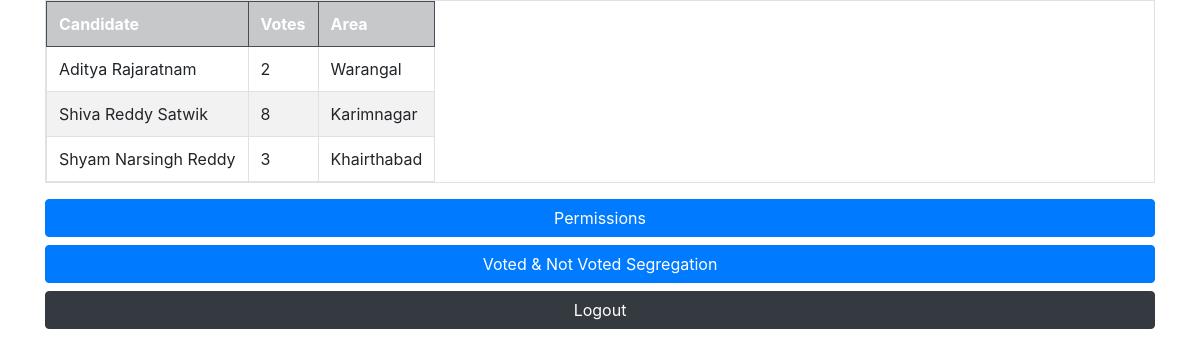
/analytics/, run on an earlier commit of the app's database.
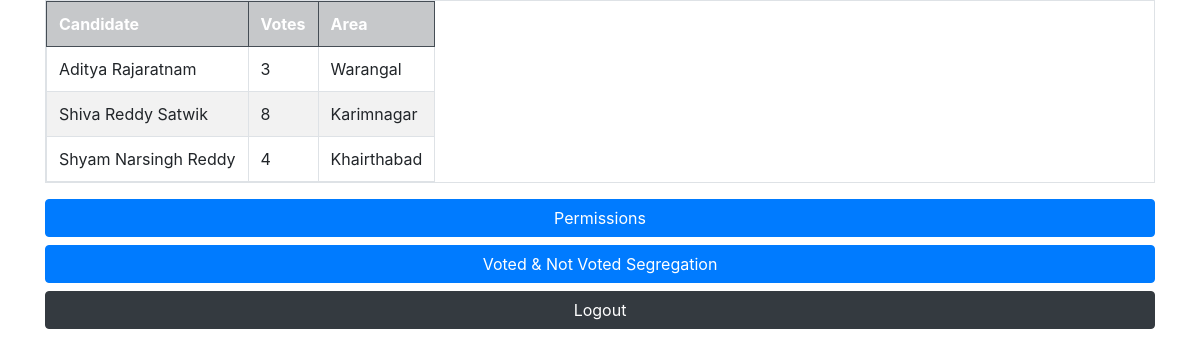
And on a later commit of the database.
### voter/models.py (models this page shows, shortened)
class Candidate(models.Model):
    candidate_name = models.CharField(max_length=50)
    votes          = models.IntegerField()
    area           = models.ForeignKey(Area, on_delete=models.PROTECT)

class Area(models.Model):
    area = models.CharField(max_length=20)
    area_id = models.IntegerField()
    def __str__(self) -> str:
        return self.area

### voter/views.py (the view)
# urls.py: path('analytics/', views.admin_analytics, name="admin-analytics"),
def admin_analytics(request):
    candidates = Candidate.objects.all()
    context = {
        'candidates': candidates
    }
    return render(request, 'admin-analytics.html', context)

### templates/admin-analytics.html
{% include 'base.html' %}
<center class="container">
    <table class="table table-striped table-hover table-bordered table-responsive">
        <tr class="table-dark">
          <th>Candidate</th>
          <th>Votes</th>
          <th>Area</th>
        </tr>
        {% for candidate in candidates %}
            <tr>
                <td>{{candidate.candidate_name}}</td>
                <td>{{candidate.votes}}</td>
                <td>{{candidate.area}}</td>
            </tr>
        {% endfor %}
    </table>
</center>
<div class="container">
    <a href="{% url 'admin-permissions' %}" class="btn btn-primary btn-block">Permissions</a>
    <a href="{% url 'admin-segregation' %}" class="btn btn-primary btn-block">Voted & Not Voted Segregation</a>
    <a href="{% url 'logoutt' %}" class="btn btn-block btn-dark">Logout</a>
</div>

What changed in the data, as far as the page shows it:
changed Candidate "Aditya Rajaratnam": votes "2" → "3"
changed Candidate "Shyam Narsingh Reddy": votes "3" → "4"
